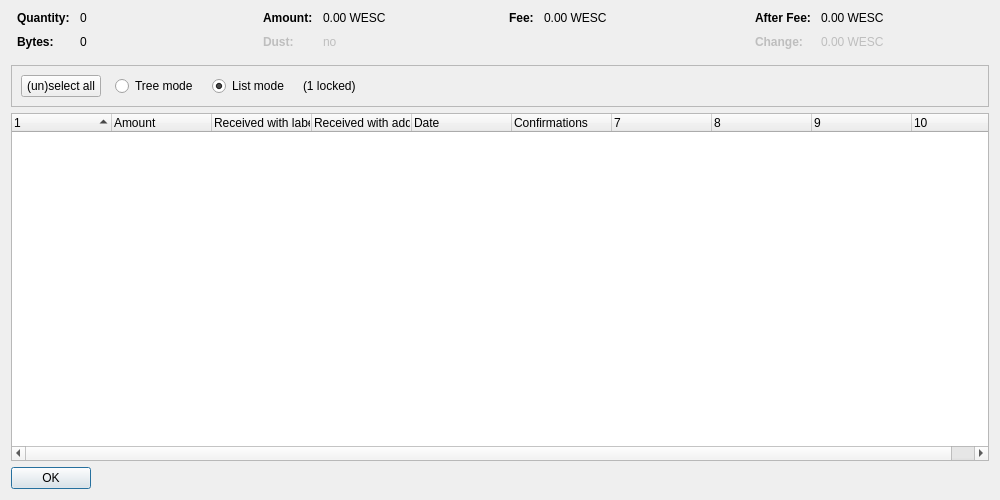
<?xml version="1.0" encoding="UTF-8"?>
<ui version="4.0">
 <class>CoinControlDialog</class>
 <widget class="QDialog" name="CoinControlDialog">
  <property name="geometry">
   <rect>
    <x>0</x>
    <y>0</y>
    <width>1000</width>
    <height>500</height>
   </rect>
  </property>
  <property name="windowTitle">
   <string>Coin Selection</string>
  </property>
  <layout class="QVBoxLayout" name="verticalLayout">
   <item>
    <layout class="QHBoxLayout" name="horizontalLayoutTop" stretch="0,0,0,0">
     <property name="topMargin">
      <number>0</number>
     </property>
     <property name="bottomMargin">
      <number>10</number>
     </property>
     <item>
      <layout class="QFormLayout" name="formLayoutCoinControl1">
       <property name="horizontalSpacing">
        <number>10</number>
       </property>
       <property name="verticalSpacing">
        <number>10</number>
       </property>
       <property name="leftMargin">
        <number>6</number>
       </property>
       <property name="rightMargin">
        <number>6</number>
       </property>
       <item row="0" column="0">
        <widget class="QLabel" name="labelCoinControlQuantityText">
         <property name="font">
          <font>
           <weight>75</weight>
           <bold>true</bold>
          </font>
         </property>
         <property name="text">
          <string>Quantity:</string>
         </property>
        </widget>
       </item>
       <item row="0" column="1">
        <widget class="QLabel" name="labelCoinControlQuantity">
         <property name="cursor">
          <cursorShape>IBeamCursor</cursorShape>
         </property>
         <property name="contextMenuPolicy">
          <enum>Qt::ActionsContextMenu</enum>
         </property>
         <property name="text">
          <string notr="true">0</string>
         </property>
         <property name="textInteractionFlags">
          <set>Qt::LinksAccessibleByMouse|Qt::TextSelectableByKeyboard|Qt::TextSelectableByMouse</set>
         </property>
        </widget>
       </item>
       <item row="1" column="0">
        <widget class="QLabel" name="labelCoinControlBytesText">
         <property name="font">
          <font>
           <weight>75</weight>
           <bold>true</bold>
          </font>
         </property>
         <property name="text">
          <string>Bytes:</string>
         </property>
        </widget>
       </item>
       <item row="1" column="1">
        <widget class="QLabel" name="labelCoinControlBytes">
         <property name="cursor">
          <cursorShape>IBeamCursor</cursorShape>
         </property>
         <property name="contextMenuPolicy">
          <enum>Qt::ActionsContextMenu</enum>
         </property>
         <property name="text">
          <string notr="true">0</string>
         </property>
         <property name="textInteractionFlags">
          <set>Qt::LinksAccessibleByMouse|Qt::TextSelectableByKeyboard|Qt::TextSelectableByMouse</set>
         </property>
        </widget>
       </item>
      </layout>
     </item>
     <item>
      <layout class="QFormLayout" name="formLayoutCoinControl2">
       <property name="horizontalSpacing">
        <number>10</number>
       </property>
       <property name="verticalSpacing">
        <number>10</number>
       </property>
       <property name="leftMargin">
        <number>6</number>
       </property>
       <property name="rightMargin">
        <number>6</number>
       </property>
       <item row="0" column="0">
        <widget class="QLabel" name="labelCoinControlAmountText">
         <property name="font">
          <font>
           <weight>75</weight>
           <bold>true</bold>
          </font>
         </property>
         <property name="text">
          <string>Amount:</string>
         </property>
        </widget>
       </item>
       <item row="0" column="1">
        <widget class="QLabel" name="labelCoinControlAmount">
         <property name="cursor">
          <cursorShape>IBeamCursor</cursorShape>
         </property>
         <property name="contextMenuPolicy">
          <enum>Qt::ActionsContextMenu</enum>
         </property>
         <property name="text">
          <string notr="true">0.00 WESC</string>
         </property>
         <property name="textInteractionFlags">
          <set>Qt::LinksAccessibleByMouse|Qt::TextSelectableByKeyboard|Qt::TextSelectableByMouse</set>
         </property>
        </widget>
       </item>
       <item row="1" column="0">
        <widget class="QLabel" name="labelCoinControlLowOutputText">
         <property name="enabled">
          <bool>false</bool>
         </property>
         <property name="font">
          <font>
           <weight>75</weight>
           <bold>true</bold>
          </font>
         </property>
         <property name="text">
          <string>Dust:</string>
         </property>
        </widget>
       </item>
       <item row="1" column="1">
        <widget class="QLabel" name="labelCoinControlLowOutput">
         <property name="enabled">
          <bool>false</bool>
         </property>
         <property name="cursor">
          <cursorShape>IBeamCursor</cursorShape>
         </property>
         <property name="contextMenuPolicy">
          <enum>Qt::ActionsContextMenu</enum>
         </property>
         <property name="text">
          <string notr="true">no</string>
         </property>
         <property name="textInteractionFlags">
          <set>Qt::LinksAccessibleByMouse|Qt::TextSelectableByKeyboard|Qt::TextSelectableByMouse</set>
         </property>
        </widget>
       </item>
      </layout>
     </item>
     <item>
      <layout class="QFormLayout" name="formLayoutCoinControl3">
       <property name="horizontalSpacing">
        <number>10</number>
       </property>
       <property name="verticalSpacing">
        <number>10</number>
       </property>
       <property name="leftMargin">
        <number>6</number>
       </property>
       <property name="rightMargin">
        <number>6</number>
       </property>
       <item row="0" column="0">
        <widget class="QLabel" name="labelCoinControlFeeText">
         <property name="font">
          <font>
           <weight>75</weight>
           <bold>true</bold>
          </font>
         </property>
         <property name="text">
          <string>Fee:</string>
         </property>
        </widget>
       </item>
       <item row="0" column="1">
        <widget class="QLabel" name="labelCoinControlFee">
         <property name="cursor">
          <cursorShape>IBeamCursor</cursorShape>
         </property>
         <property name="contextMenuPolicy">
          <enum>Qt::ActionsContextMenu</enum>
         </property>
         <property name="text">
          <string notr="true">0.00 WESC</string>
         </property>
         <property name="textInteractionFlags">
          <set>Qt::LinksAccessibleByMouse|Qt::TextSelectableByKeyboard|Qt::TextSelectableByMouse</set>
         </property>
        </widget>
       </item>
      </layout>
     </item>
     <item>
      <layout class="QFormLayout" name="formLayoutCoinControl4">
       <property name="horizontalSpacing">
        <number>10</number>
       </property>
       <property name="verticalSpacing">
        <number>10</number>
       </property>
       <property name="leftMargin">
        <number>6</number>
       </property>
       <property name="rightMargin">
        <number>6</number>
       </property>
       <item row="0" column="0">
        <widget class="QLabel" name="labelCoinControlAfterFeeText">
         <property name="font">
          <font>
           <weight>75</weight>
           <bold>true</bold>
          </font>
         </property>
         <property name="text">
          <string>After Fee:</string>
         </property>
        </widget>
       </item>
       <item row="0" column="1">
        <widget class="QLabel" name="labelCoinControlAfterFee">
         <property name="cursor">
          <cursorShape>IBeamCursor</cursorShape>
         </property>
         <property name="contextMenuPolicy">
          <enum>Qt::ActionsContextMenu</enum>
         </property>
         <property name="text">
          <string notr="true">0.00 WESC</string>
         </property>
         <property name="textInteractionFlags">
          <set>Qt::LinksAccessibleByMouse|Qt::TextSelectableByKeyboard|Qt::TextSelectableByMouse</set>
         </property>
        </widget>
       </item>
       <item row="1" column="0">
        <widget class="QLabel" name="labelCoinControlChangeText">
         <property name="enabled">
          <bool>false</bool>
         </property>
         <property name="font">
          <font>
           <weight>75</weight>
           <bold>true</bold>
          </font>
         </property>
         <property name="text">
          <string>Change:</string>
         </property>
        </widget>
       </item>
       <item row="1" column="1">
        <widget class="QLabel" name="labelCoinControlChange">
         <property name="enabled">
          <bool>false</bool>
         </property>
         <property name="cursor">
          <cursorShape>IBeamCursor</cursorShape>
         </property>
         <property name="contextMenuPolicy">
          <enum>Qt::ActionsContextMenu</enum>
         </property>
         <property name="text">
          <string notr="true">0.00 WESC</string>
         </property>
         <property name="textInteractionFlags">
          <set>Qt::LinksAccessibleByMouse|Qt::TextSelectableByKeyboard|Qt::TextSelectableByMouse</set>
         </property>
        </widget>
       </item>
      </layout>
     </item>
    </layout>
   </item>
   <item>
    <widget class="QFrame" name="frame">
     <property name="minimumSize">
      <size>
       <width>0</width>
       <height>40</height>
      </size>
     </property>
     <property name="frameShape">
      <enum>QFrame::StyledPanel</enum>
     </property>
     <property name="frameShadow">
      <enum>QFrame::Sunken</enum>
     </property>
     <layout class="QHBoxLayout" name="horizontalLayout">
      <item>
       <layout class="QHBoxLayout" name="horizontalLayoutPanel" stretch="0,0,0,0,0">
        <property name="spacing">
         <number>14</number>
        </property>
        <item>
         <widget class="QPushButton" name="pushButtonSelectAll">
          <property name="sizePolicy">
           <sizepolicy hsizetype="Maximum" vsizetype="Fixed">
            <horstretch>0</horstretch>
            <verstretch>0</verstretch>
           </sizepolicy>
          </property>
          <property name="text">
           <string>(un)select all</string>
          </property>
          <property name="autoDefault">
           <bool>false</bool>
          </property>
         </widget>
        </item>
        <item>
         <widget class="QRadioButton" name="radioTreeMode">
          <property name="sizePolicy">
           <sizepolicy hsizetype="Maximum" vsizetype="Fixed">
            <horstretch>0</horstretch>
            <verstretch>0</verstretch>
           </sizepolicy>
          </property>
          <property name="text">
           <string>Tree mode</string>
          </property>
         </widget>
        </item>
        <item>
         <widget class="QRadioButton" name="radioListMode">
          <property name="sizePolicy">
           <sizepolicy hsizetype="Maximum" vsizetype="Fixed">
            <horstretch>0</horstretch>
            <verstretch>0</verstretch>
           </sizepolicy>
          </property>
          <property name="text">
           <string>List mode</string>
          </property>
          <property name="checked">
           <bool>true</bool>
          </property>
         </widget>
        </item>
        <item>
         <widget class="QLabel" name="labelLocked">
          <property name="text">
           <string notr="true">(1 locked)</string>
          </property>
         </widget>
        </item>
        <item>
         <spacer name="horizontalSpacer">
          <property name="orientation">
           <enum>Qt::Horizontal</enum>
          </property>
          <property name="sizeHint" stdset="0">
           <size>
            <width>40</width>
            <height>20</height>
           </size>
          </property>
         </spacer>
        </item>
       </layout>
      </item>
     </layout>
    </widget>
   </item>
   <item>
    <widget class="CoinControlTreeWidget" name="treeWidget">
     <property name="contextMenuPolicy">
      <enum>Qt::CustomContextMenu</enum>
     </property>
     <property name="sortingEnabled">
      <bool>false</bool>
     </property>
     <property name="columnCount">
      <number>10</number>
     </property>
     <attribute name="headerShowSortIndicator" stdset="0">
      <bool>true</bool>
     </attribute>
     <attribute name="headerStretchLastSection">
      <bool>false</bool>
     </attribute>
     <column>
      <property name="text">
       <string/>
      </property>
     </column>
     <column>
      <property name="text">
       <string>Amount</string>
      </property>
     </column>
     <column>
      <property name="text">
       <string>Received with label</string>
      </property>
     </column>
     <column>
      <property name="text">
       <string>Received with address</string>
      </property>
     </column>
     <column>
      <property name="text">
       <string>Date</string>
      </property>
     </column>
     <column>
      <property name="text">
       <string>Confirmations</string>
      </property>
      <property name="toolTip">
       <string>Confirmed</string>
      </property>
     </column>
     <column>
      <property name="text">
       <string/>
      </property>
     </column>
     <column>
      <property name="text">
       <string/>
      </property>
     </column>
     <column>
      <property name="text">
       <string/>
      </property>
     </column>
     <column>
      <property name="text">
       <string/>
      </property>
     </column>
    </widget>
   </item>
   <item>
    <widget class="QDialogButtonBox" name="buttonBox">
     <property name="sizePolicy">
      <sizepolicy hsizetype="Maximum" vsizetype="Fixed">
       <horstretch>0</horstretch>
       <verstretch>0</verstretch>
      </sizepolicy>
     </property>
     <property name="orientation">
      <enum>Qt::Horizontal</enum>
     </property>
     <property name="standardButtons">
      <set>QDialogButtonBox::Ok</set>
     </property>
    </widget>
   </item>
  </layout>
 </widget>
 <customwidgets>
  <customwidget>
   <class>CoinControlTreeWidget</class>
   <extends>QTreeWidget</extends>
   <header>qt/coincontroltreewidget.h</header>
  </customwidget>
 </customwidgets>
 <resources/>
 <connections/>
</ui>
